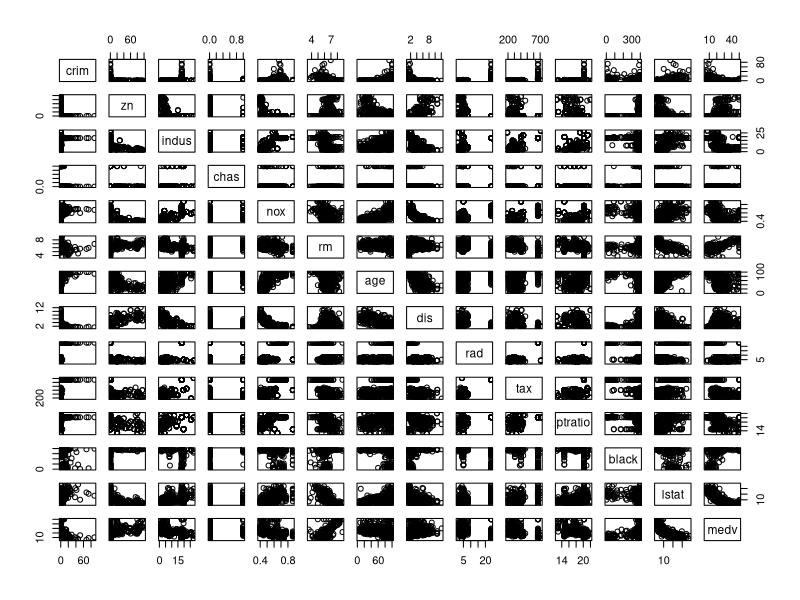
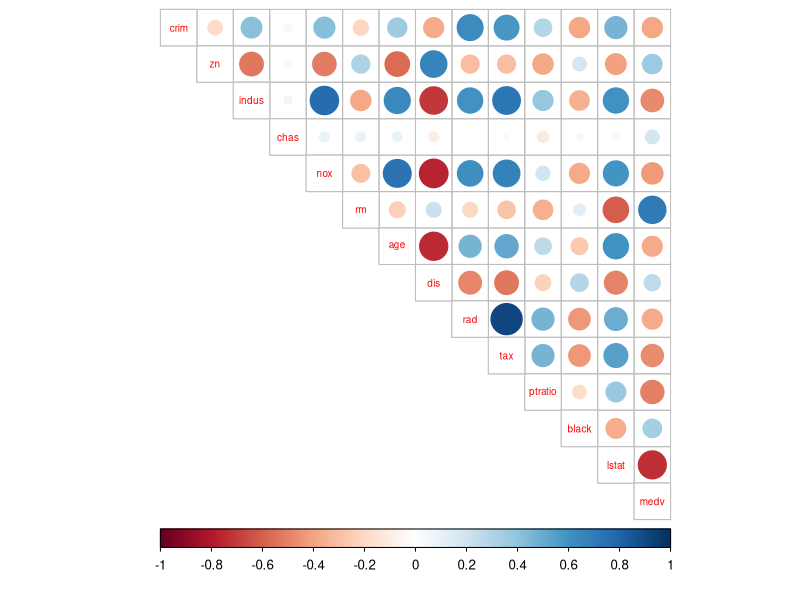
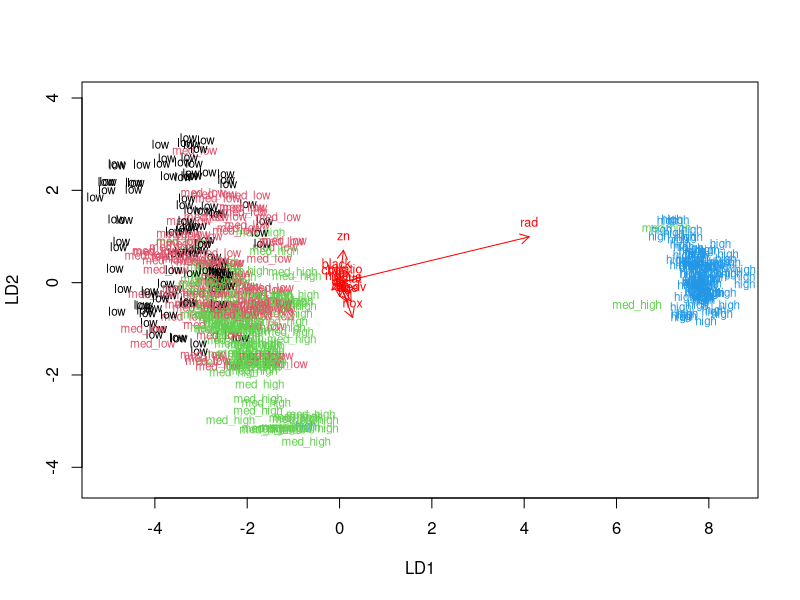
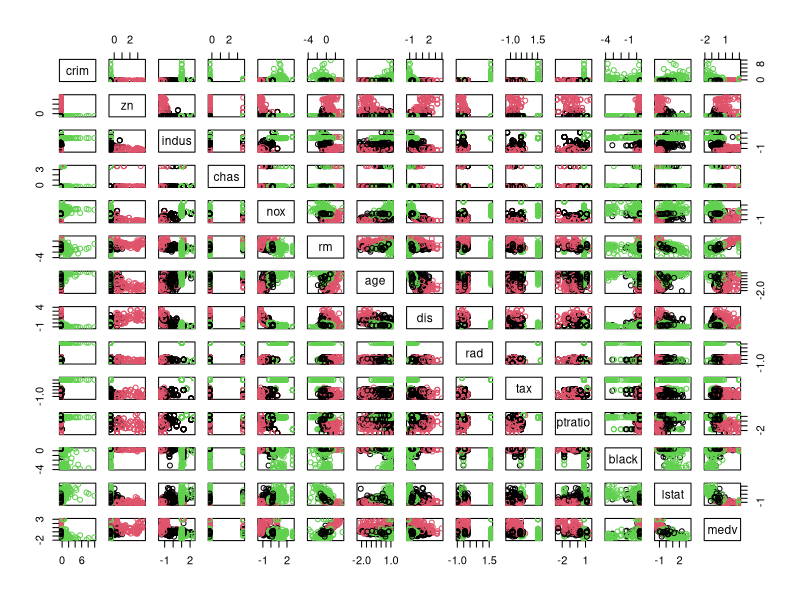
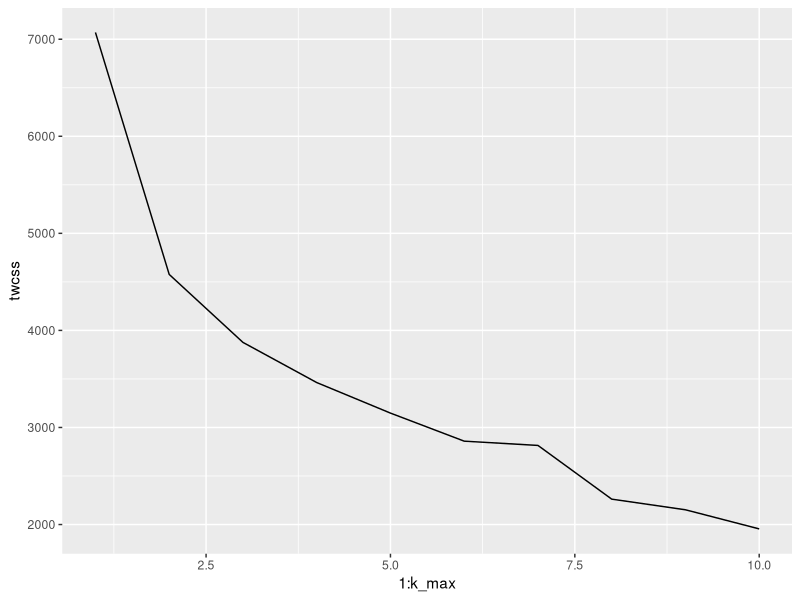
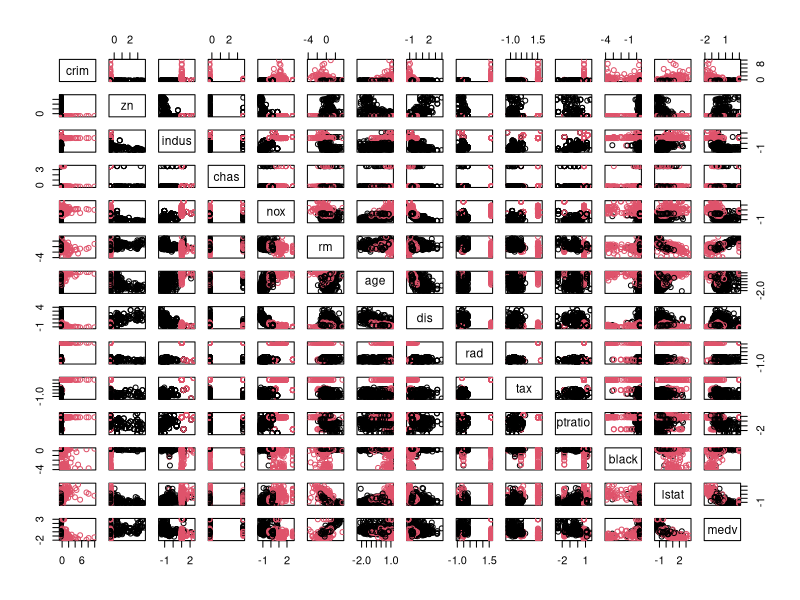

Here is the R script that generated these plots, in order:
## ---- chunk 1
library(MASS)

data(Boston)

str(Boston)
## ---- chunk 2

summary(Boston)
## ---- chunk 3
pairs(Boston)
## ---- chunk 4

library(tidyr)
library(corrplot)


## ---- chunk 5
cor_matrix<-cor(Boston) %>% round(digits = 2)

#Priunting the correlation matrix
cor_matrix
#Visualizing the correlation matrix
corrplot(cor_matrix, method="circle", type="upper", cl.pos="b", tl.pos="d", tl.cex = 0.6)

## ---- chunk 6
#Let us center and standardize variables 

boston_scaled <- scale(Boston) 
#Summaries of the scaled variables 
summary(boston_scaled) 
#class of the boston_scaled object
class(boston_scaled)

## ---- chunk 7
#Changing the object to data frame
boston_scaled <- as.data.frame(boston_scaled)

## ---- chunk 8
bins <- quantile(boston_scaled$crim)
bins
crime <- cut(boston_scaled$crim, breaks = bins, include.lowest = TRUE, labels = c("low","med_low","med_high","high"))
table(crime)
## ---- chunk 9
boston_scaled <- dplyr::select(boston_scaled, -crim)


boston_scaled <- data.frame(boston_scaled, crime)
## ---- chunk 10
#The number of rows in the Boston data set 
n <- nrow(boston_scaled)

#Choosing randomly 80% of the rows
ind <- sample(n,  size = n * 0.8)

#Creating 'train' set (80% of the rows)
train <- boston_scaled[ind,]

#Creating 'test' set (20% of the rows)
test <- boston_scaled[-ind,]

#Let us save the correct classes from 'test' data
correct_classes <- test$crime

#And remove the crime variable from 'test' data
test <- dplyr::select(test, -crime)

## ---- chunk 11
#A linear discriminant analysis (LDA)
#Crime rate as target variable, all the others (.) as predictor variables
lda.fit <- lda(crime ~ ., data = train)

#Printing the lda.fit object
lda.fit
#The function for lda biplot arrows
lda.arrows <- function(x, myscale = 1, arrow_heads = 0.1, color = "red", tex = 0.75, choices = c(1,2)){
  heads <- coef(x)
  arrows(x0 = 0, y0 = 0, 
         x1 = myscale * heads[,choices[1]], 
         y1 = myscale * heads[,choices[2]], col=color, length = arrow_heads)
  text(myscale * heads[,choices], labels = row.names(heads), 
       cex = tex, col=color, pos=3)
}

#Target classes as numeric
classes <- as.numeric(train$crime)

#Plotting the results of lda
plot(lda.fit, dimen = 2, col = classes, pch = classes)
lda.arrows(lda.fit, myscale = 1)

## ---- chunk 12
lda.pred <- predict(lda.fit, newdata = test)

#Cross tabulation of the results
table(correct = correct_classes, predicted = lda.pred$class)

## ---- chunk 13
#Scaling and standardizing the data set 'Boston'
boston_scaled1 <- scale(Boston)

#Changing the object to data frame
boston_scaled2 <- as.data.frame(boston_scaled1)


#Euclidean distance matrix
dist_eu <- dist(boston_scaled2)

#Let us see the summary of the distances
summary(dist_eu)

## ---- chunk 14
#Manhattan distance matrix
dist_man <- dist(boston_scaled2, method = "manhattan")

#Let us now see the summary of the distances again
summary(dist_man)

## ---- chunk 15
km <-kmeans(boston_scaled2, centers = 3)

#Plotting the Boston dataset with clusters
#5 columns (columns 6 to 10) have been paired up to make examination more clear
pairs(boston_scaled2, col = km$cluster)

## ---- chunk 16
library(ggplot2)

#To ensure that the result does not vary every time
set.seed(123)

#Determining the number of clusters
k_max <- 10

#Calculating the total within sum of squares (twcss)
twcss <- sapply(1:k_max, function(k){kmeans(boston_scaled2, k)$tot.withinss})

#Visualizing the results
qplot(x = 1:k_max, y = twcss, geom = 'line')

## ---- chunk 17
km <-kmeans(boston_scaled2, centers = 2)

#Plotting the Boston dataset with clusters
pairs(boston_scaled2, col = km$cluster)

